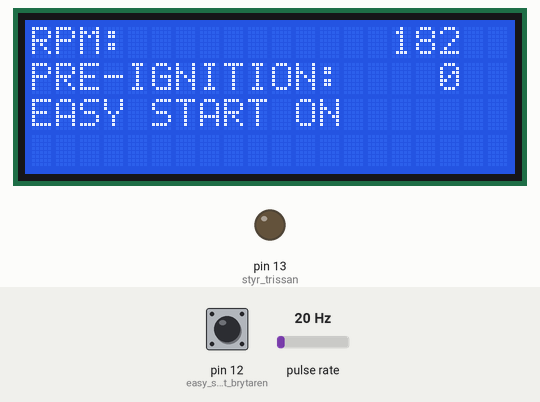
Recording of a sketch running on a simulated Arduino Uno, built with avr-gcc and run on an emulated ATmega328P. Parts: 20×4 character LCD, output pins drawn as LEDs (lit = HIGH). Wiring (inferred from the names in the program): pulse sensor: data pin 2. The test bench sets the inputs (shaded band); at power-on: pulse rate 20 Hz, pin 12 (easy_start_brytaren) LOW. What the sketch prints to the serial monitor is not drawn.

Above: at 9.2 s.
9.3 s: pulse rate (sensor on pin 2) set to 4 Hz
At 12.0 s:
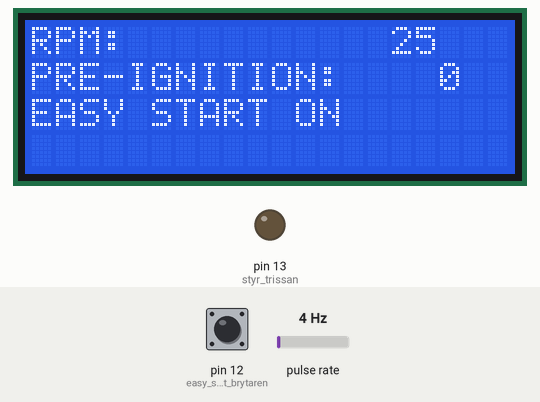
12.3 s: pulse rate (sensor on pin 2) set to 50 Hz
At 12.91 s:
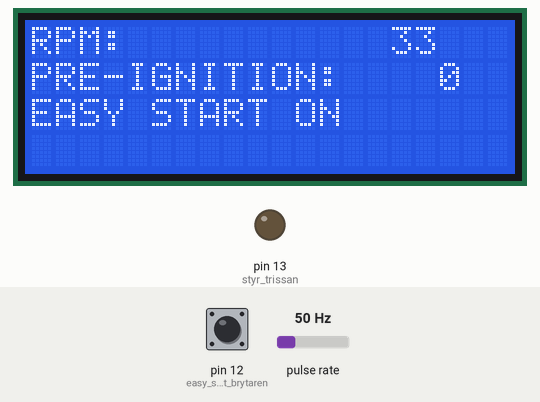
15.3 s: pin 12 (easy_start_brytaren) pulled HIGH for 3.2 s
At 17.7 s:
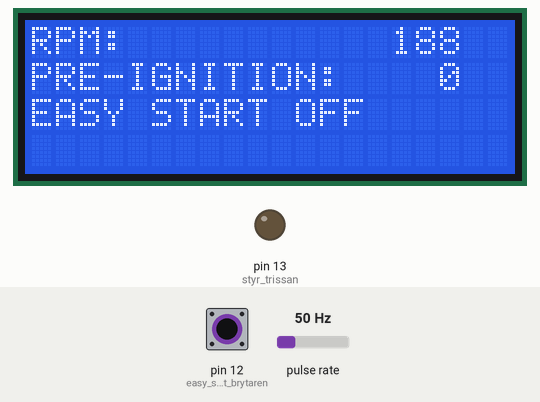
20.0 s: pulse rate (sensor on pin 2) set to 31 Hz
At 21.3 s:
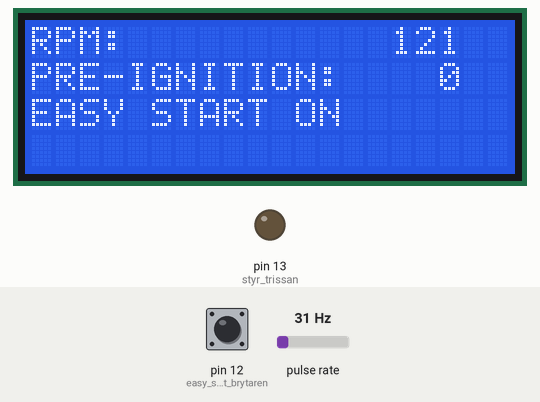
23.0 s: pulse rate (sensor on pin 2) set to 35 Hz
At 23.5 s:
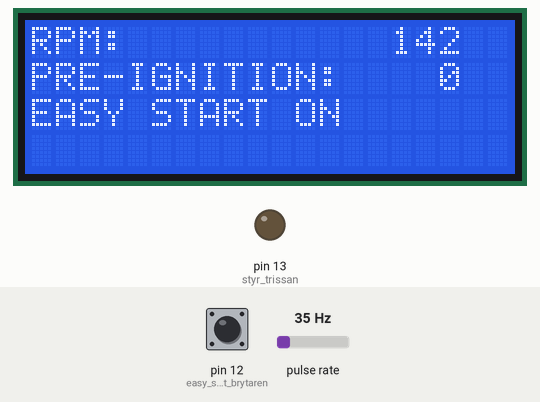
26.0 s: pulse rate (sensor on pin 2) set to 50 Hz
At 26.91 s:
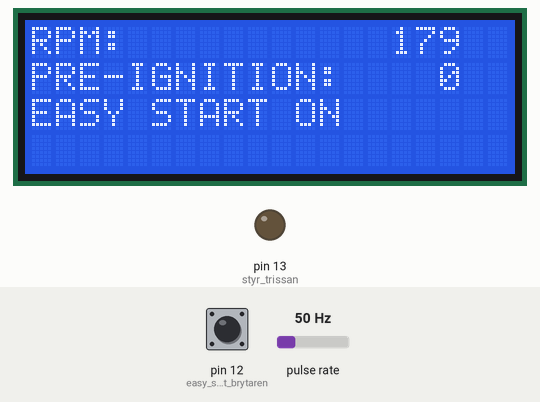
Timing chart, 0 to 29.0 s (numbered marks = the images above; inputs shaded):
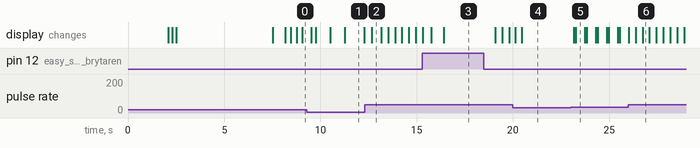

Measured:
- after the input at 12.3 s, the display: changes after 0.38 s (image 2)
- what the display in image 1 shows lasts 1.0 s, from 11.3 s to 12.3 s
- what the display in image 2 shows lasts 0.5 s, from 12.7 s to 13.2 s

The sketch:

Ignition_system_180528.ino
```cpp
//version med easy start switch

// tomgång = 450rpm
// maxvarv = 1600rpm
// oljetryck = 1,5 - 2,5 kg/cm2
// termostat öppning = 77 g C
// termostat helt öppet = 86,5 g C


#include <TimerOne.h>
#include <Wire.h>
#include <LiquidCrystal_I2C.h>
LiquidCrystal_I2C lcd(0x27, 2, 1, 0, 4, 5, 6, 7, 3, POSITIVE);
volatile unsigned long int Lap_time;
volatile unsigned long int Old_time;
volatile unsigned long int New_time;
volatile byte RPM;
volatile byte RPM_old;
volatile unsigned long int En_grad;
volatile unsigned long int Timer_count_value;
volatile int Fortandningsvinkel;
volatile unsigned long int old_micros;    //for att mata tid i koden
volatile byte update_lcd_flag;
volatile byte easy_start;
volatile byte easy_start_old;

//----------------------------------------------------------------------------------------------------------------------------------

void setup()
{
 Serial.begin(9600);
 lcd.begin(20,4);
 lcd.backlight();
 delay(1000);
 Serial.println("serial port initialized");
 delay(1000);
 pinMode(2, INPUT);                                              //magnetsensor
 digitalWrite(2, HIGH);                                          //pull up resistor
 pinMode(13, OUTPUT);                                             // styr trissan:
 pinMode(12, INPUT);                                               //easy start brytaren
 Timer1.initialize(8000000);
 Timer1.stop();
 Timer1.detachInterrupt();
 Old_time = 0;
 RPM = 0;
 Fortandningsvinkel = 0;
 update_lcd_flag = 0;
 Serial.print("RPM= ");
 Serial.println(RPM);
 lcd.setCursor(0,0); //Start at character 0 on line 0
 lcd.print("Albin O-11 Computer");
 delay(200);
 lcd.setCursor(0,1);
 lcd.print("Starting up...");
 delay(200);

 easy_start = digitalRead(12);

 if (easy_start==1)
      {
         lcd.setCursor(0,2);
         lcd.print("EASY START OFF");
      }
 if (easy_start ==0)
      {
       lcd.setCursor(0,2);
       lcd.print("EASY START ON");
      }
 delay(5000);
 lcd.setCursor(0,2);
 lcd.print("Please turn flyweel!");
 delay(500);
 attachInterrupt(0, Magnet_sensad, FALLING);

}
//----------------------------------------------------------------------------------------------------------------------------

void lcd_display()
{
 lcd.clear();
 lcd.setCursor(0,0); //Start at character 0 on line 0
 lcd.print("RPM: ");
 lcd.setCursor(15,0);
 lcd.print(RPM);
 lcd.setCursor(0,1);
 lcd.print("PRE-IGNITION: ");
 lcd.setCursor(17,1);
 lcd.print(Fortandningsvinkel);

 if (easy_start==1)
      {
         lcd.setCursor(0,2);
         lcd.print("EASY START OFF");
      }
 if (easy_start ==0)
      {
       lcd.setCursor(0,2);
       lcd.print("EASY START ON");
      }
}

//----------------------------------------------------------------------------------------------------------------------------

void loop()
{
 easy_start_old = easy_start;
 easy_start = digitalRead(12);
 if (easy_start != easy_start_old)
      {
       update_lcd_flag = 1;
      }

 if (update_lcd_flag == 1)
        {
          lcd_display();
          update_lcd_flag = 0;
        }


}
//-------------------------------------------------------------------------------------------------------------------------------
void Magnet_sensad() //magneten sitter på övre dödpunkt
{
 New_time = micros();
 Lap_time = New_time - Old_time;                        //i microsecunder
 Old_time = New_time;
 RPM = 60000000 / Lap_time;
 En_grad = Lap_time / 360;                              //i microsekunder
 unsigned long int Timer_count_micros;                   //starta timer1   antag spolens laddtid 3,5ms    antag "magnet sensad"-rutinen tar 280 microsecunder
 if (RPM < 1800)                                         //overvarvningsskydd
              {
               if (easy_start ==0)
                    {
                     Fortandningsvinkel = 0;
                     Timer_count_micros = 14000;            //baktändningsskydd ca 5 graders fördröjning . (antagit ca 60 RPM)
                     Timer1.setPeriod(Timer_count_micros);
                     Timer1.attachInterrupt(Timer_function);
                    }
               if (easy_start == 1)
                    {
                     if (RPM < 450)                                                         // tänd direkt
                          {
                           EIMSK = 0;
                           digitalWrite(13, HIGH);                                          // spänning på spolen
                           delayMicroseconds(3500);
                           digitalWrite(13, LOW);                                           // bryt strömmen till spolen
                           int i = 0;
                           for(int i=0; i<=33; i++)                                         //vänta 33 millisek = 90grader på 1800RPM
                                {
                                  delayMicroseconds(1000);
                                }
                           update_lcd_flag = 1;                                    //visar att LCD ska updateras
                           EIFR = 1;                                 //rensar flaggan
                           EIMSK = 1;                              //återaktiverar interrupt troligen onödig åtgärd
                          }

                     if (RPM >= 450)                                   //tänd på nästa varv
                          {
                           Fortandningsvinkel = 0.017 * RPM - 7.65;                         //tomgång = 450 RPM och fortandning 0grader, maxvarv 1600 RPM och fortandning 20 grader
                           Timer_count_micros = ((360 - Fortandningsvinkel) * En_grad ) - 3500 - 280;
                           Timer1.setPeriod(Timer_count_micros);
                           Timer1.attachInterrupt(Timer_function);
                          }

                    }

               }
 else
               {
                int i = 0;
                for(int i=0; i<=33; i++)                        //vänta 33 millisek = 90grader på 1800RPM
                             {
                              delayMicroseconds(1000);
                             }
                EIFR = 1;                                //rensar flaggan för säkerhets skull
                EIMSK = 1;                              //återaktiverar interrupt troligen onödig åtgärd
                }
}

//------------------------------------------------------------------------------------------------------------------

void Timer_function(void)                                        // timer compare interrupt service routine
{
 EIMSK = 0;                                                      //stänger av interrupt
 Timer1.stop();
 Timer1.detachInterrupt();
 digitalWrite(13, HIGH);                                          // spänning på spolen
 delayMicroseconds(3500);
 digitalWrite(13, LOW);                                           // bryt strömmen till spolen
 int i = 0;
 for(int i=0; i<=33; i++)                                         //vänta 33 millisek = 90grader på 1800RPM
        {
         delayMicroseconds(1000);
        }
 update_lcd_flag = 1;                                    //visar att LCD ska updateras
 EIFR = 1;                                               //rensar flaggan i EIFR (sätter en 1:a!!)
 EIMSK =1;                                               //återaktiverar interrupt
 }
 //-----------------------------------------------------------------------------------------------------------------
```
